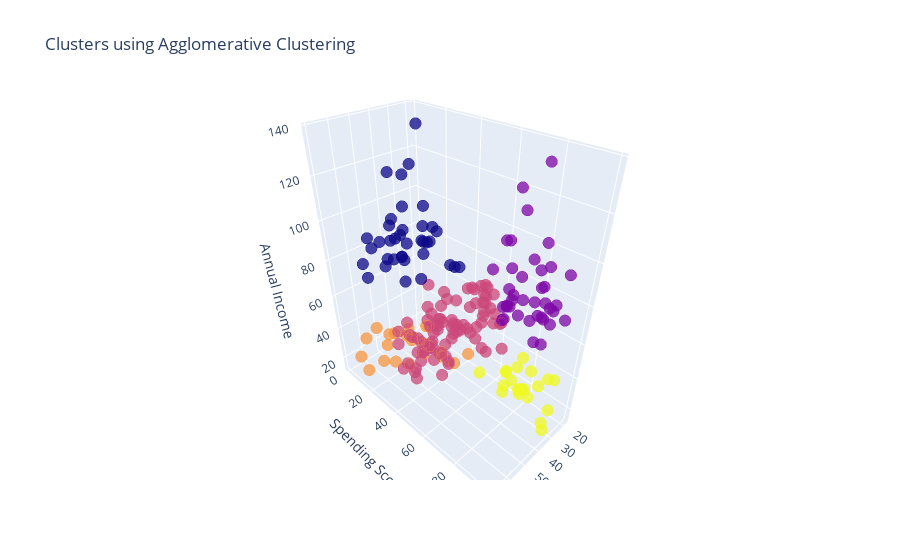

This figure's notebook cell:
### Code cell
Data['cluster'] = pd.DataFrame(y_hc)
trace1 = go.Scatter3d(
    x = Data['Age'],
    y = Data['Spending Score (1-100)'],
    z = Data['Annual Income (k$)'],
    mode = 'markers',
        marker = dict(
            color = Data['cluster'],
            size = 4,
            line = dict(
                color = Data['cluster'],
                width = 12
            ),
            opacity = 0.75
        )
)
data = [trace1]
layout = go.Layout(
    title = 'Clusters using Agglomerative Clustering',
    scene = dict(
        xaxis = dict(title = 'Age'),
        yaxis = dict(title = 'Spending Score'),
        zaxis = dict(title = 'Annual Income')
    )
)
fig = go.Figure(data = data, layout = layout)
py.offline.iplot(fig)

### Figure 1 — Plotly figure (JSON) as saved in the notebook; plotly's stock layout.template omitted (floating-point values rounded to 4 significant figures; data arrays with more than 128 entries replaced by an {"elided": "..."} marker saying what was removed)
{"data": [{"marker": {"color": {"elided": "200 int values"}, "line": {"color": {"elided": "200 int values"}, "width": 12}, "opacity": 0.75, "size": 4}, "mode": "markers", "type": "scatter3d", "x": {"elided": "200 int values"}, "y": {"elided": "200 int values"}, "z": {"elided": "200 int values"}}], "layout": {"scene": {"xaxis": {"title": {"text": "Age"}}, "yaxis": {"title": {"text": "Spending Score"}}, "zaxis": {"title": {"text": "Annual Income"}}}, "title": {"text": "Clusters using Agglomerative Clustering"}}}
